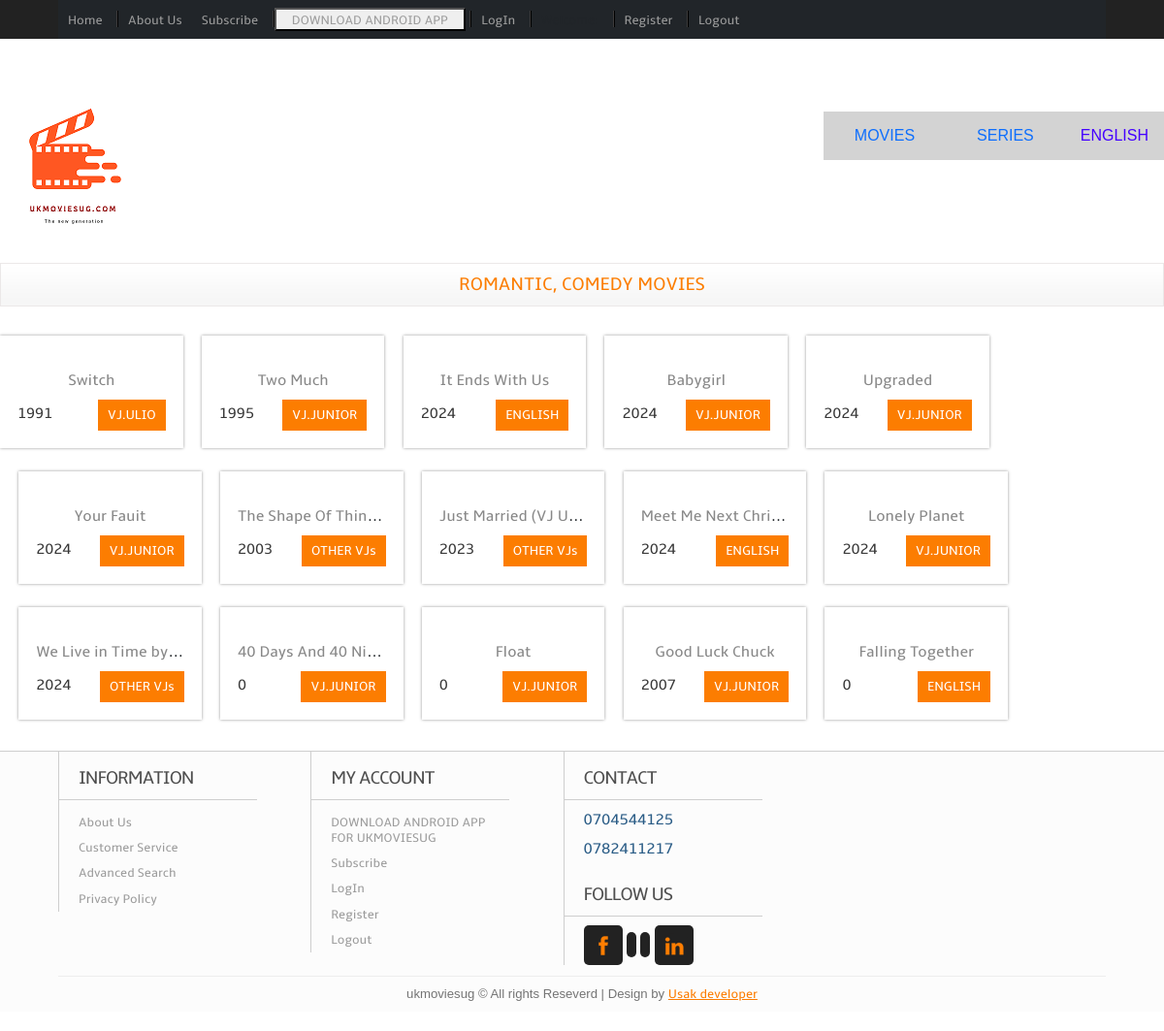
/Romantic_comedy, run on the app's committed database.
### film/models.py (models this page shows, shortened)
class Movies(models.Model):
    movie_title=models.CharField(max_length=200,null=False)
    movie_actor=models.CharField(max_length=200,null=False)
    movie_director=models.CharField(max_length=200,null=False)
    CATEGORY_CHOICES=[
        ('SUPER ACTION','SUPER ACTION'),
        ('ACTION COMEDY','ACTION COMEDY'),
        ('ROMANTIC ACTION','ROMANTIC ACTION'),
        ('HORROR THRILLER','HORROR THRILLER'),
        ('SCIENCE FRICTION','SCIENCE FRICTION'),
        ('LOVE STORY','LOVE STORY'),
        ('INDIAN','INDIAN'),
        ('ACTION DETECTIVE','ACTION DETECTIVE'),
        ('COMEDY','COMEDY'),
        ('ROMANTIC COMEDY','ROMANTIC COMEDY'),
        ('ADVENTURE','ADVENTURE'),
        ('CARTOON','CARTOON'),
        ('FAMILY MOVIE','FAMILY MOVIE')
    ]
    movie_genre=models.CharField(max_length=300,null=False,choices=CATEGORY_CHOICES,default='ACTION')
    CATEGORY2_CHOICES=[
        ('VJ.JUNIOR','VJ.JUNIOR'),
        ('VJ.EMMY','VJ.EMMY'),
        ('VJ.ICE.P','VJ.ICE.P'),
        ('VJ.JINGO','VJ.JINGO'),
        ('ENGLISH','ENGLISH'),
        ('VJ.ULIO','VJ.ULIO'),
        ('VJ.MARK','VJ.MARK'),
        ('VJ.KEVO','VJ.KEVO'),
        ('VJ.MARTIN K','VJ.MARTIN K'),
        ('OTHER VJs','OTHER VJs'),
    ]
    movie_VJ=models.CharField(max_length=300,null=False,choices=CATEGORY2_CHOICES,default='VJ')
    movie_cost=models.CharField(max_length=300)
    STATUS1_TYPE_CHOICES=[
        ('New Movie','New Movie'),
        ('Featured','Featured')
    ]
    movie_status1=models.CharField(max_length=300,null=False,choices=STATUS1_TYPE_CHOICES,default='New')
    STATUS2_TYPE_CHOICES=[
        ('Free','Free'),
        ('Paid','Paid')
    ]
    movie_status2=models.CharField(max_length=200,choices=STATUS2_TYPE_CHOICES)
    movie_release_date=models.DateField(auto_now_add=True)
    movie_release_year=models.CharField(max_length=200,null=False)
    movie_image=models.ImageField(upload_to='pic')
    movie_video=models.FileField(upload_to='m_videos')
    file_size=models.CharField(max_length=200,null=True, blank=True)
    movie_description=models.CharField(max_length=3000,null=True, blank=True)

### film/views.py (the view)
# urls.py: path("Romantic_comedy",views.get_romantic_comedy,name="romantic_comedy"),
def get_romantic_comedy(request):
    rom_comedy_filter = Movies.objects.filter(movie_genre = 'ROMANTIC COMEDY')
    context={
        "rom_comedy_filter":rom_comedy_filter,
    }
    return render(request, 'romantic_comedy_only.html', context)

### film/templates/romantic_comedy_only.html (shortened to what this page needs)
{% extends 'base.html' %}
{% load static %}
<!-- {% load crispy_forms_tags %}
{% load widget_tweaks %} -->
{% block content %}
<div class="content_top">
    <div class="heading">
    <h3 align="center"> ROMANTIC, COMEDY MOVIES</h3>
    </div>
</div>
<br>
<div class="section group">
    {% for rom_comedy_filter in rom_comedy_filter reversed %}
    <div class="grid_1_of_5 images_1_of_5">
	     <h2 class="test4"><a href="{% url 'mov_detail' rom_comedy_filter.id %}">{{rom_comedy_filter.movie_title}}</a></h2>
       <div class="price-details">
             <div class="price-number">
                  <p><span class="rupees">{{rom_comedy_filter.movie_release_year}}</span></p>
             </div>
                    <div class="add-cart">
                     <h4><a href="{% url 'mov_detail' rom_comedy_filter.id %}">{{rom_comedy_filter.movie_VJ}}</a></h4>
                    </div>
        </div>
    </div>
    {% endfor %}
</div>
{% endblock content %}

### film/static/css/style.css (style rules this page uses)
html,body,div,span,applet,object,iframe,h1,h2,h3,h4,h5,h6,p,blockquote,pre,a,abbr,acronym,address,big,cite,code,del,dfn,em,img,ins,kbd,q,s,samp,small,strike,strong,sub,sup,tt,var,b,u,i,dl,dt,dd,ol,nav ul,nav li,fieldset,form,label,legend,table,caption,tbody,tfoot,thead,tr,th,td,article,aside,canvas,details,embed,figure,figcaption,footer,header,hgroup,menu,nav,output,ruby,section,summary,time,mark,audio,video { margin:0;padding:0;border:0;font-size:100%;font:inherit;vertical-align:baseline; }
a { text-decoration:none; }
body { font-family: Arial, Helvetica, sans-serif; background: #FFF; }
.content_top { padding:10px 20px; border: 1px solid #EBE8E8; background: url(../images/strip-bg.gif) repeat-x #F6F6F6; }
.heading h3 { font-family: 'ambleregular'; font-size:1.2em; color:#FC7D01; text-transform: uppercase; }
.grid_1_of_5 { display: block; float: left; margin: 1% 0 1% 1.6%; box-shadow: 0px 0px 3px rgb(150, 150, 150); -webkit-box-shadow: 0px 0px 3px rgb(150, 150, 150); -moz-box-shadow: 0px 0px 3px rgb(150, 150, 150); -o-box-shadow: 0px 0px 3px rgb(150, 150, 150); }
.grid_1_of_5:first-child { margin-left: 0; }
.images_1_of_5 { width: 15.72%; padding:1.5%; text-align: center; position: relative; }
.images_1_of_5 h2 a { color:#888; font-family: 'ambleregular'; font-size:1em; padding-top:2px; }
.images_1_of_5 p { font-size: 0.8125em; padding: 0.4em 0; color: #333; }
.price-details { margin-top:10px; }
.price-number { float: left; }
.price-details p span.rupees { font-size:1.2em; font-family: 'ambleregular'; color:#383838; }
.add-cart { float:right; display: inline-block; }
.add-cart h4 a { font-size:0.85em; display: block; padding:8px 10px; font-family: 'ambleregular'; background:#FC7D01; color: #FFF; text-decoration: none; outline: 0; -webkit-transition: all 0.5s ease-in-out; -moz-transition: all 0.5s ease-in-out; -o-transition: all 0.5s ease-in-out; transition: all 0.5s ease-in-out; }
.section { clear: both; padding: 0px; margin: 0px; }
.group:before, .group:after { content: ""; display: table; }
.group:after { clear: both; }
.group { zoom: 1; }

### film/templates/base.html (style rules this page uses)
h2.test4 { white-space: nowrap; overflow: hidden; text-overflow: ellipsis; }

### data on the page
Movies: movie_title "Switch", movie_release_year "1991", movie_VJ "VJ.ULIO"
Movies: movie_title "Two Much", movie_release_year "1995", movie_VJ "VJ.JUNIOR"
Movies: movie_title "It Ends With Us", movie_release_year "2024", movie_VJ "ENGLISH"
Movies: movie_title "Babygirl", movie_release_year "2024", movie_VJ "VJ.JUNIOR"
Movies: movie_title "Upgraded", movie_release_year "2024", movie_VJ "VJ.JUNIOR"
Movies: movie_title "Your Fauit", movie_release_year "2024", movie_VJ "VJ.JUNIOR"
Movies: movie_title "The Shape Of Thin…", movie_release_year "2003", movie_VJ "OTHER VJs"
Movies: movie_title "Just Married (VJ U…", movie_release_year "2023", movie_VJ "OTHER VJs"
Movies: movie_title "Meet Me Next Chri…", movie_release_year "2024", movie_VJ "ENGLISH"
Movies: movie_title "Lonely Planet", movie_release_year "2024", movie_VJ "VJ.JUNIOR"
Movies: movie_title "We Live in Time by…", movie_release_year "2024", movie_VJ "OTHER VJs"
Movies: movie_title "40 Days And 40 Ni…", movie_release_year "0", movie_VJ "VJ.JUNIOR"
Movies: movie_title "Float", movie_release_year "0", movie_VJ "VJ.JUNIOR"
Movies: movie_title "Good Luck Chuck", movie_release_year "2007", movie_VJ "VJ.JUNIOR"
Movies: movie_title "Falling Together", movie_release_year "0", movie_VJ "ENGLISH"
